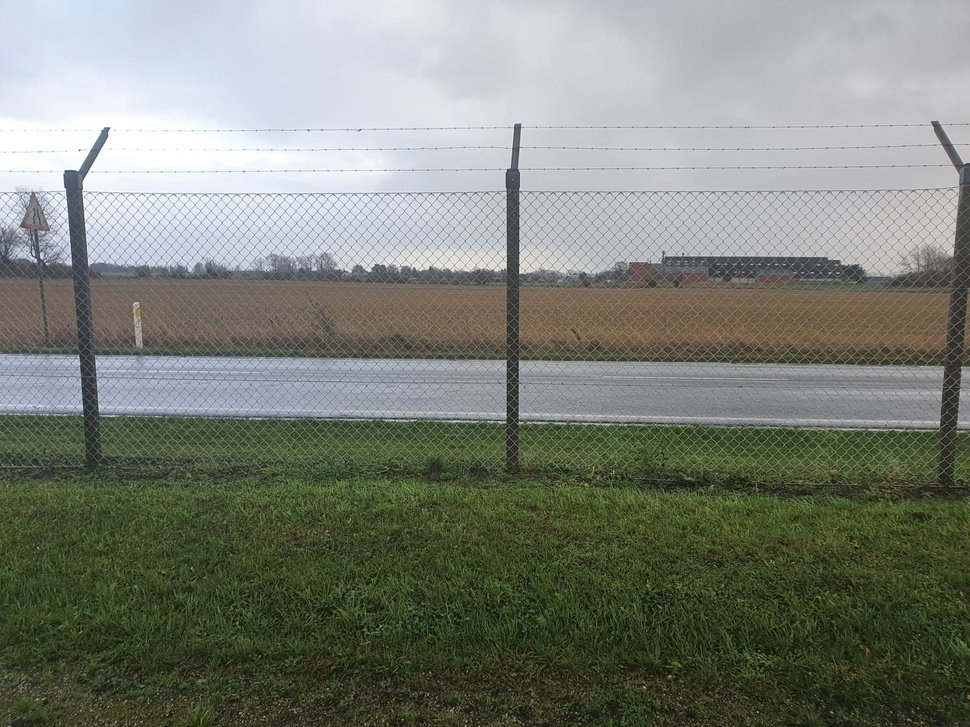
#> input picture breach_detection/src/fence_detection/input/Eskild_fig_3_20.jpg, 970 x 727 px, shrunk from 2016 x 1512 before the run
$ python inspect_fence.py
#> lines starting #> are read from the running program, lines starting #| are printed output that depends on the picture; after the words box and inside, x2 and y2 are one past the last pixel; in counts of white or black regions, pixels touching at a corner belong together
import numpy as np
import os
import cv2
import math
import matplotlib.pyplot as plt

# 2020-11-2109-29 Developed by Alexander Rasmussen

# defining the canny detector function

# Load image as greyscale to process.
img = cv2.imread('input/Eskild_fig_3_20.jpg', 0)
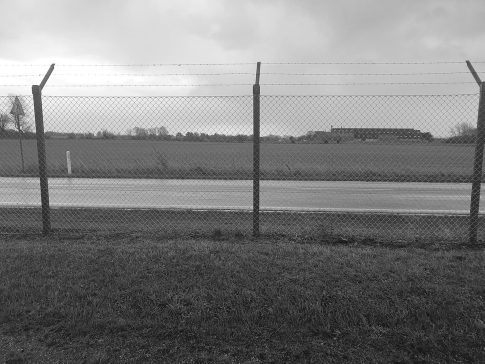
#> img: shape (727, 970) (shown at 1/2 size); min 4, max 255, mean 125.9

plt.hist(img.ravel(),256,[0,256]);
plt.savefig('output/histogram.jpg')
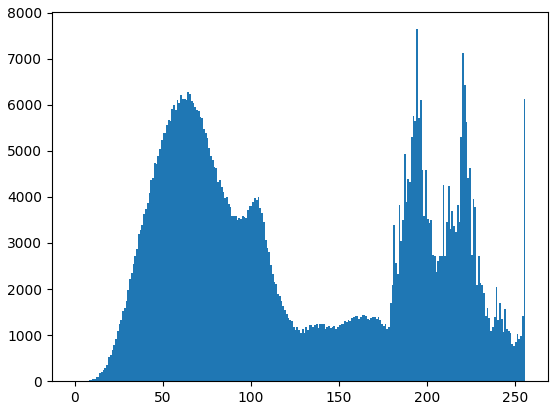
#> figure drawn by matplotlib, 1 panel; tallest bar 7641 high, from x = 194 to 195

edges = cv2.Canny(img,100, 170)
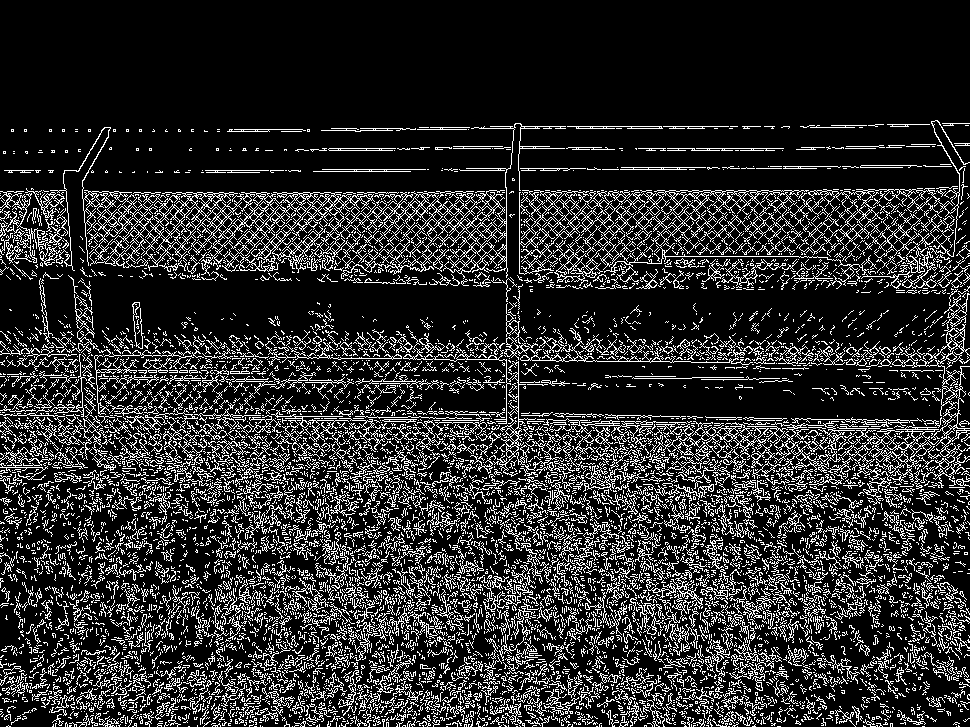
#> edges: shape (727, 970); 17.4% white in thin lines or dots, all inside (x1, y1, x2, y2) = (0, 120, 970, 727)

kernel_size = 3
kernel = np.ones((kernel_size, kernel_size), np.uint8)
dialate = cv2.dilate(edges, kernel)
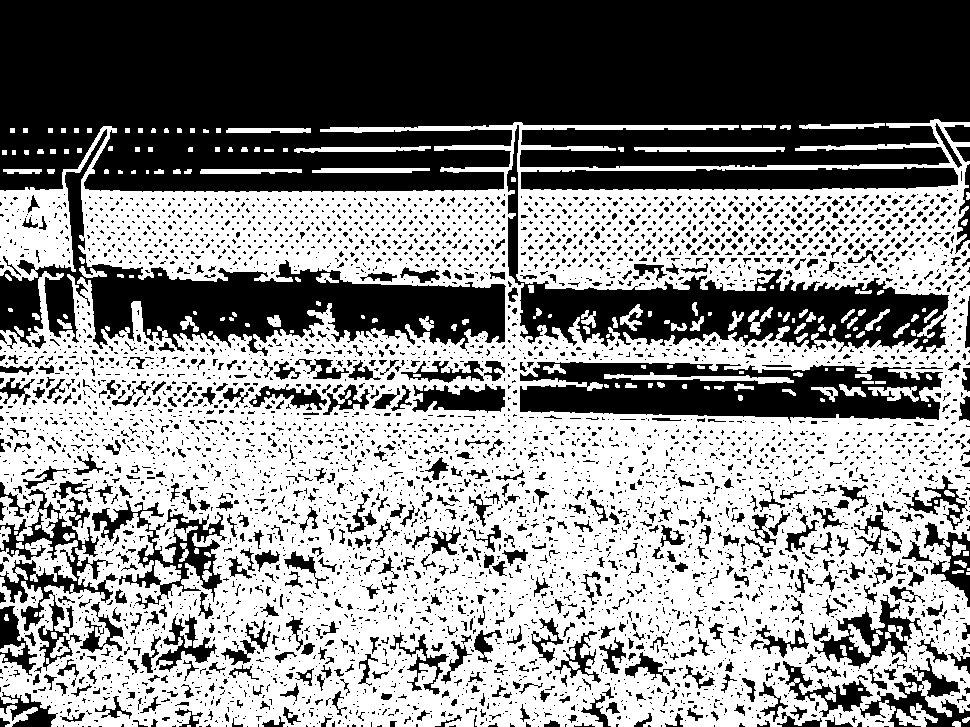
#> dialate: shape (727, 970); 53.6% white; 4644 black regions (3976 under 20 px), largest, box (x1, y1, x2, y2) and area: (0, 0, 970, 192) 162105, (0, 129, 506, 356) 27943, (507, 125, 949, 354) 20757

linesP = cv2.HoughLinesP(dialate, 1, np.pi / 180, 10, None, 80, 5)
#> linesP = 1083 rows, first 6: [857, 496, 968, 470], [0, 413, 432, 474], [46, 687, 286, 565], [220, 531, 567, 412], [373, 375, 823, 726], [554, 626, 912, 575]
for i in range(0, len(linesP)):
   l = linesP[i][0]
   cv2.line(img, (l[0], l[1]), (l[2], l[3]), (0,0,255), 3, cv2.LINE_AA)
#> this loop made 1083 passes
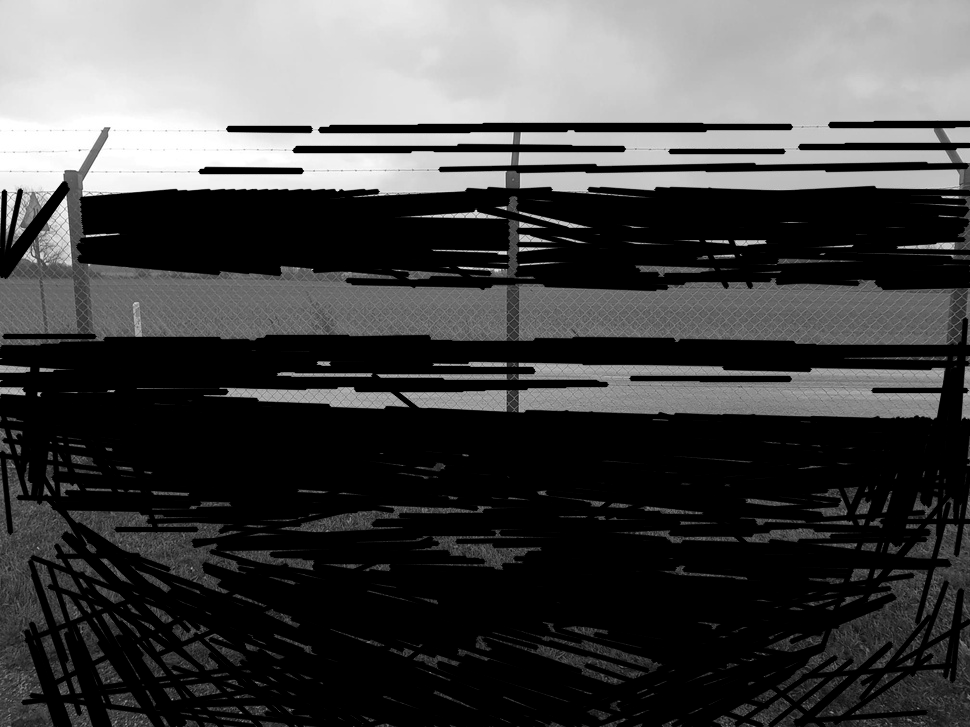
#> img: shape (727, 970); min 0, max 255, mean 70.9

cv2.imwrite('output/canny_edges.png',edges)
cv2.imwrite('output/dialated_image.png', dialate)
cv2.imwrite('output/hough_lines.png', img)

$ run again, with breach_detection/src/fence_detection/input/Eskild_fig_3_16.jpg copied over breach_detection/src/fence_detection/input/Eskild_fig_3_20.jpg
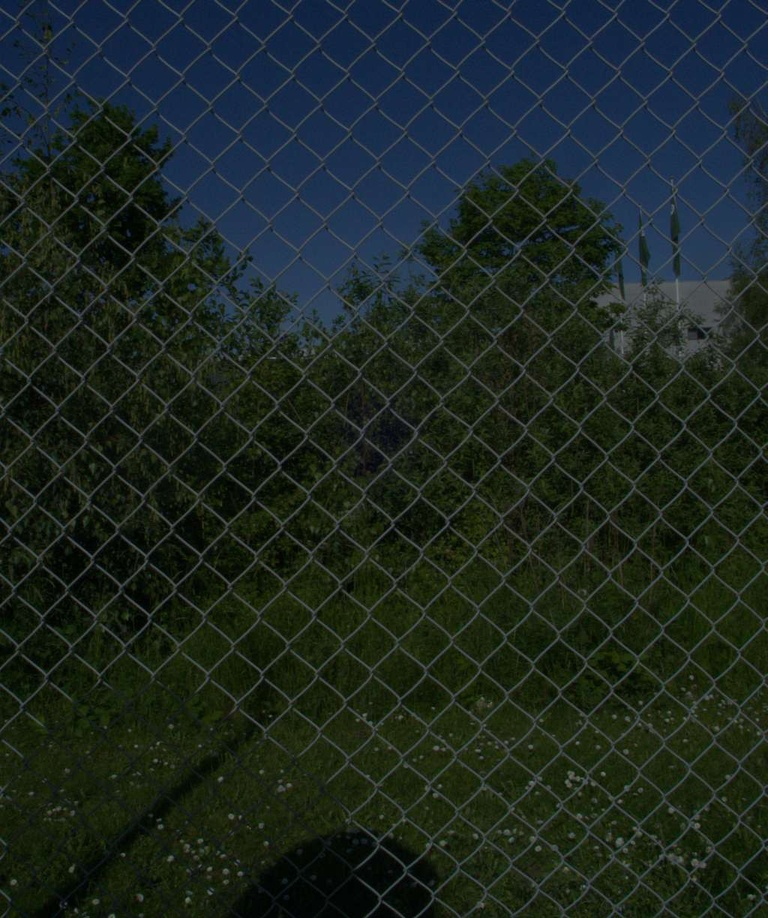
#> input picture breach_detection/src/fence_detection/input/Eskild_fig_3_16.jpg, 768 x 918 px, shrunk from 1024 x 1224 before the run
#> `edges = cv2.Canny(img,100, 170)`:
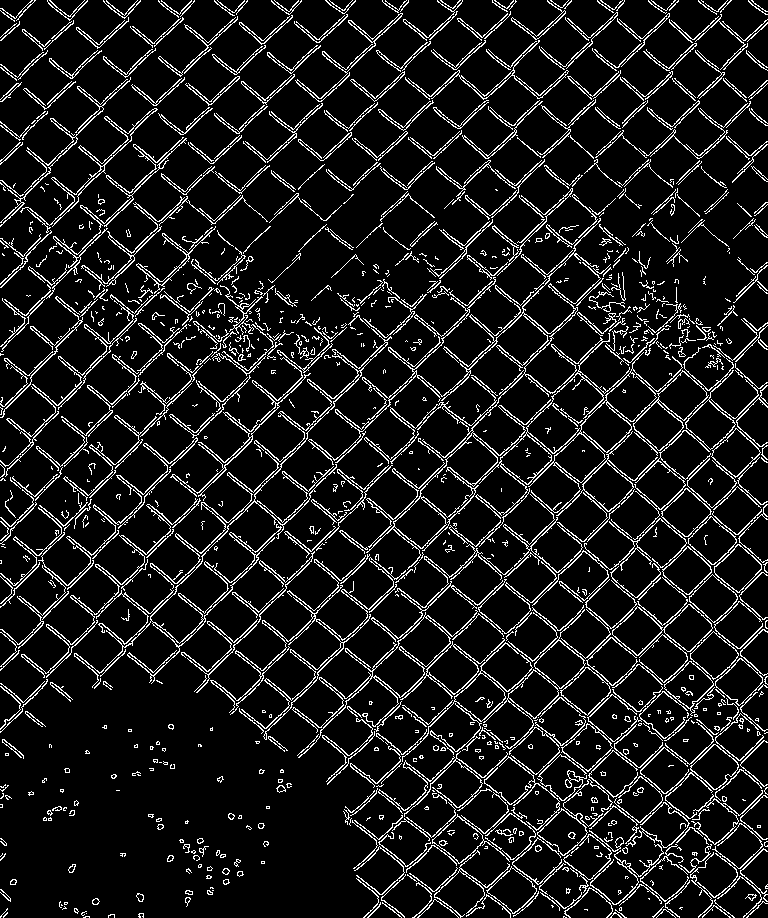
#> edges: shape (918, 768); 10.3% white in thin lines or dots
#> dialate: shape (918, 768); 29.7% white; 198 white regions (12 under 20 px), largest, box (x1, y1, x2, y2) and area: (0, 0, 768, 918) 193801, (0, 0, 142, 166) 2282, (0, 0, 89, 103) 1382
#> linesP = 356 rows, first 6: [376, 545, 627, 246], [320, 549, 764, 19], [392, 774, 760, 336], [440, 597, 617, 379], [215, 403, 729, 917], [106, 0, 254, 154]
#> the loop `for i in range(0, len(linesP)):` made 356 passes
#> after the loop `for i in range(0, len(linesP)):`:
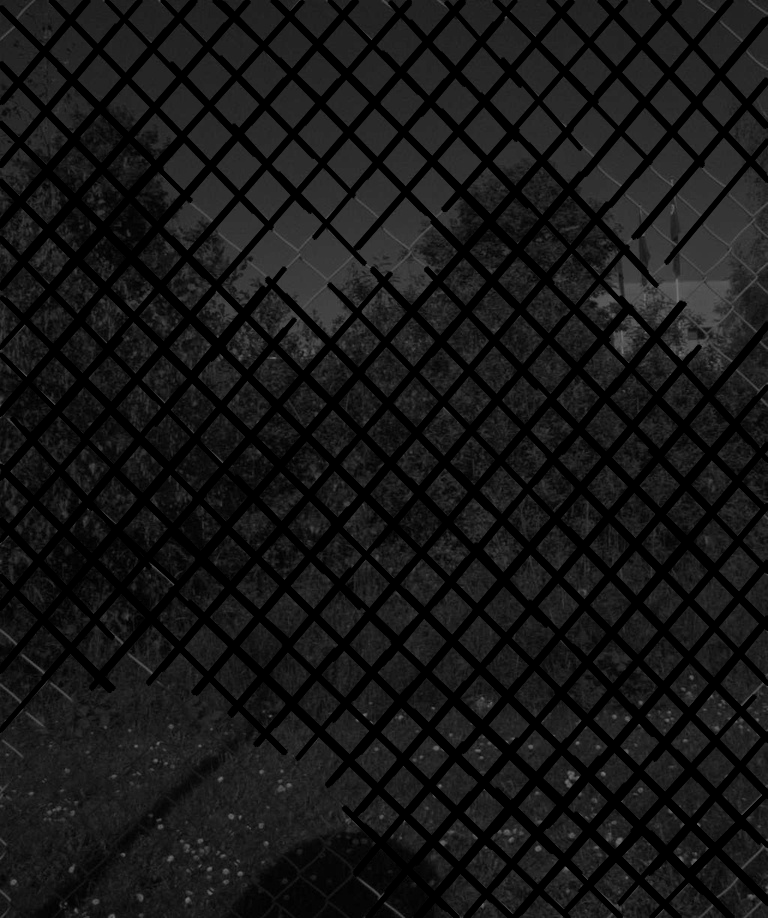
#> img: shape (918, 768); min 0, max 115, mean 22.2

$ run again, with breach_detection/src/fence_detection/input/Eskild_fig_3_17.jpg copied over breach_detection/src/fence_detection/input/Eskild_fig_3_20.jpg
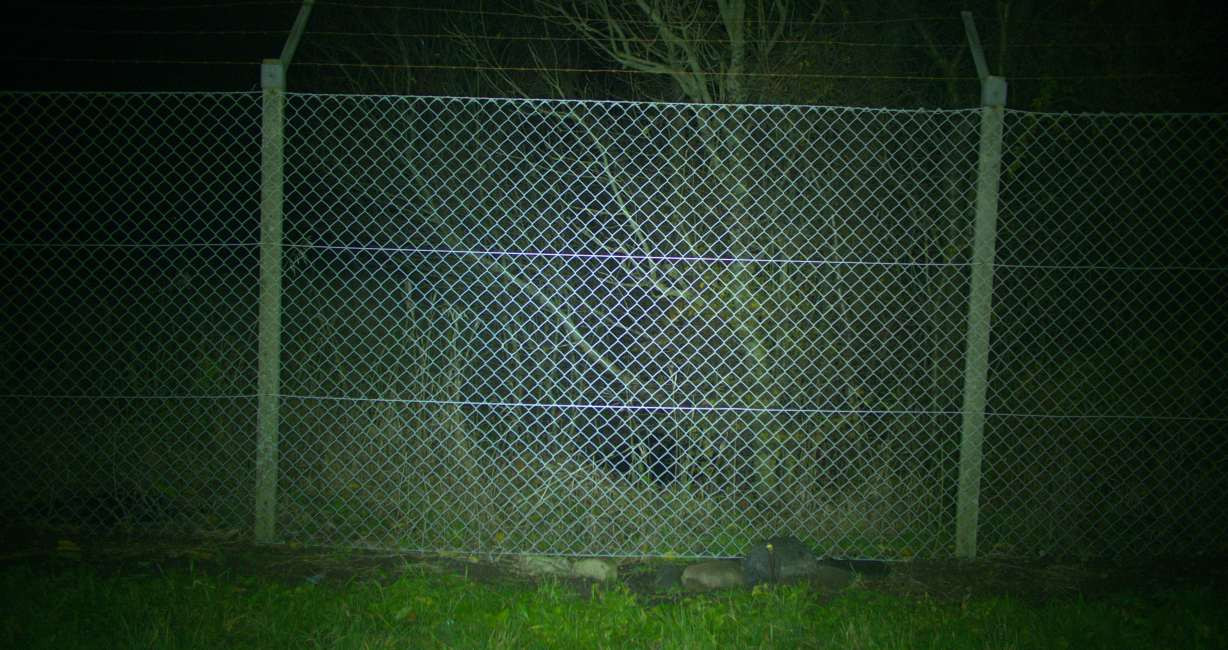
#> input picture breach_detection/src/fence_detection/input/Eskild_fig_3_17.jpg, 1228 x 650 px
#> `edges = cv2.Canny(img,100, 170)`:
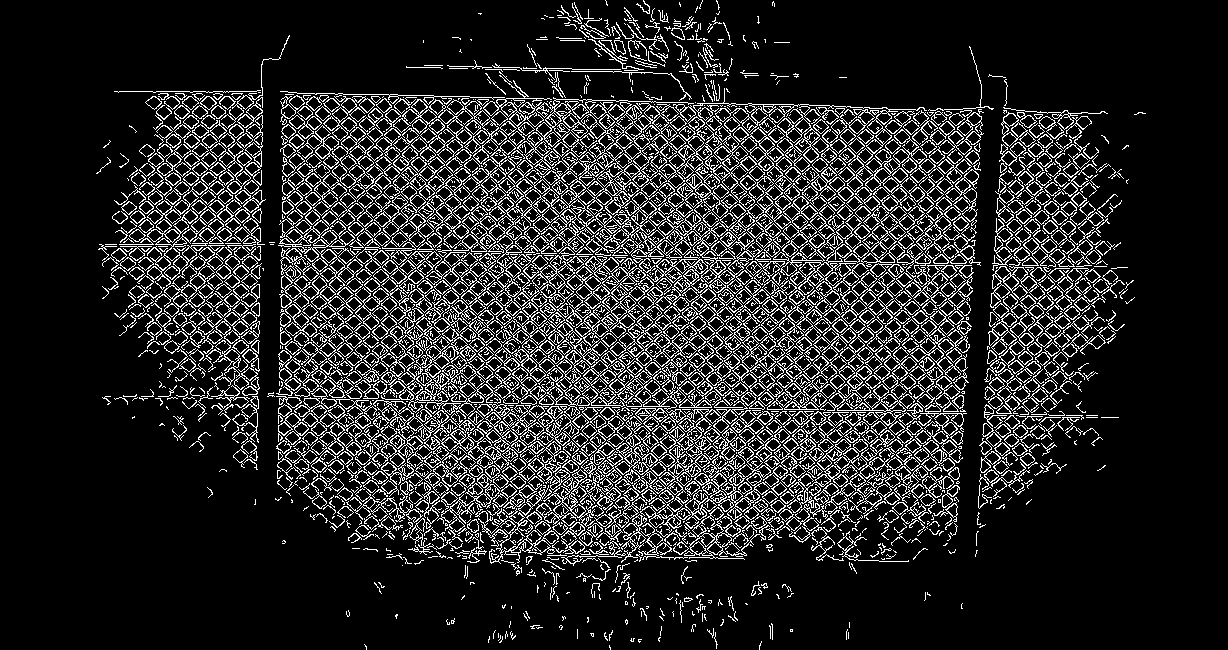
#> edges: shape (650, 1228); 14.9% white in thin lines or dots, all inside (x1, y1, x2, y2) = (96, 0, 1146, 650)
#> dialate: shape (650, 1228); 42.4% white; 123 white regions (4 under 20 px), largest, box (x1, y1, x2, y2) and area: (266, 0, 995, 599) 266612, (97, 34, 291, 471) 32134, (977, 73, 1136, 510) 30129
#> linesP = 796 rows, first 6: [300, 99, 984, 111], [341, 448, 701, 352], [468, 135, 618, 159], [399, 350, 534, 338], [691, 386, 799, 365], [501, 159, 582, 179]
#> the loop `for i in range(0, len(linesP)):` made 796 passes
#> after the loop `for i in range(0, len(linesP)):`:
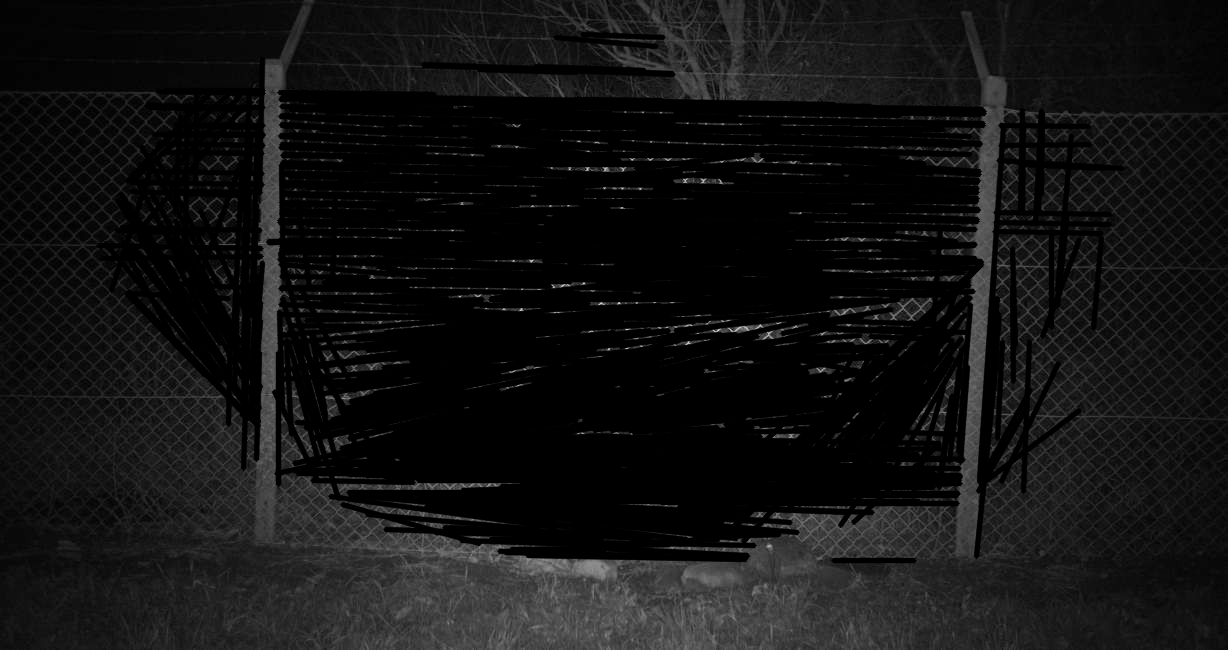
#> img: shape (650, 1228); min 0, max 221, mean 18.8
